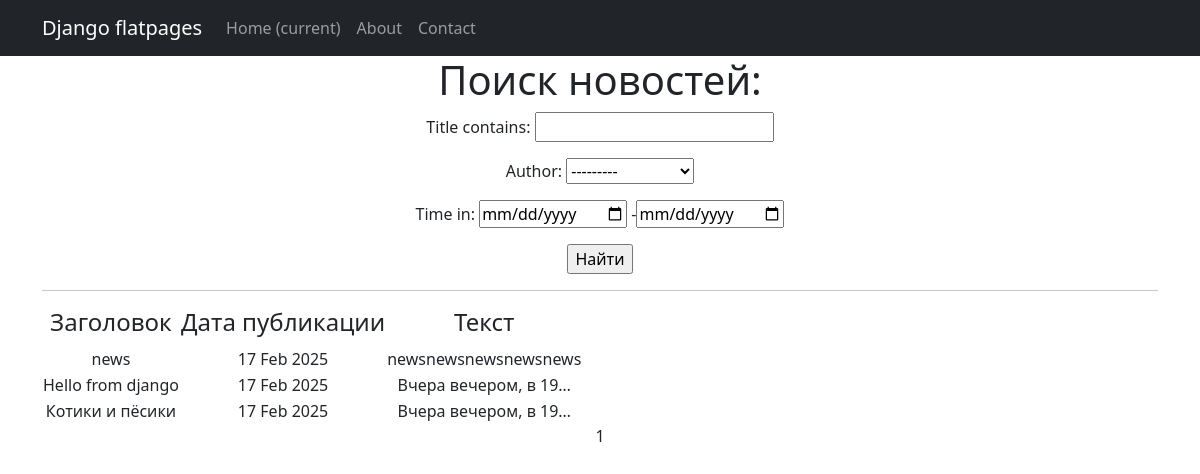
Page /sign/posts/ on the earlier database version.
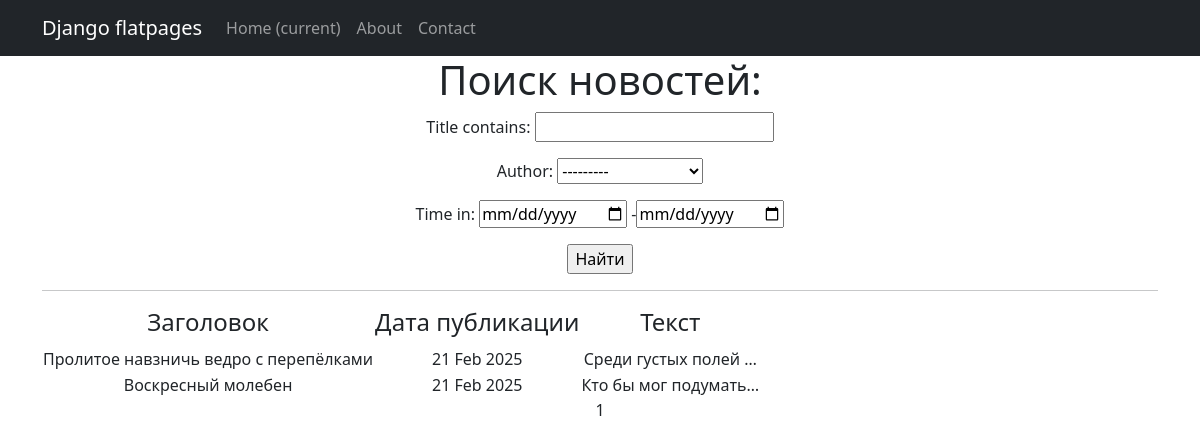
Same page on the later database version.
### simpleapp/models.py (models this page shows, shortened)
class Posts(models.Model):
    news = 'N'
    article = 'A'
    options = [
        (news, 'Новости'),
        (article, 'Статья')
    ]
    author = models.ForeignKey(Author, on_delete=models.CASCADE)
    type_post = models.CharField(max_length=1, choices=options, default=news)
    time_in = models.DateTimeField(auto_now_add=True)
    category = models.ManyToManyField(Category, through='PostCategory')
    title = models.CharField(max_length=255)
    text = models.TextField()
    rating = models.IntegerField(default=0)

### simpleapp/views.py (the view)
# urls.py: path('posts/', NewsSearch.as_view(), name='news_search'),
class NewsSearch(ListView):
    model = Posts
    ordering = '-time_in'
    template_name = 'news_search.html'
    context_object_name = 'news_search'
    paginate_by = 10
    def get_queryset(self):
        queryset = super().get_queryset()
        self.filterset = PostFilter(self.request.GET, queryset)
        return self.filterset.qs
    def get_context_data(self, **kwargs):
        context = super().get_context_data(**kwargs)
        context['filterset'] = self.filterset
        return context

### simpleapp/models.py (called while the page is built)
    def __str__(self):
        return self.user.username

### simpleapp/templatetags/replace_filter.py (called while the page is built)
@register.filter()
def censor(value):
    for word in censor_list:
        value = value.replace(word[1:], '*' * len(word[1:]))
    return value

### templates/news_search.html (shortened to what this page needs)
{% extends 'flatpages/default.html' %}
{% load custom_tags %}
{% load custom_filter %}
{% load replace_filter %}
{% block content %}
   <h1>Поиск новостей:</h1>
    <form action="" method="get">
       {{ filterset.form.as_p }}
       <input type="submit" value="Найти" />
   </form>
   <hr>
   {% if news_search %}
       <table>
           <tr>
               <td><h4>Заголовок</h4></td>
               <td><h4>Дата публикации</h4></td>
               <td><h4>Текст</h4></td>
           </tr>
           {% for post in news_search %}
           <tr>
               <td>{{ post.title }}</td>
               <td>{{ post.time_in|date:'d M Y'}}</td>
               <td>{{ post.text|censor|truncatechars:20 }}</td>
           </tr>
           {% endfor %}
       </table>
   {% else %}
       <h2>Не найдено!</h2>
   {% endif %}
   {{ page_obj.number }}
{% endblock content %}

### templates/flatpages/default.html (shortened to what this page needs)
<!DOCTYPE html>
<html lang="en">
    <head>
        {% load static %}
        <link href="{% static 'css/styles.css' %}" rel="stylesheet" />
    </head>
    <body>
<nav class="navbar navbar-expand-lg navbar-dark bg-dark static-top">
   <div class="container">
       <a class="navbar-brand" href="#">Django flatpages</a>
       <div class="collapse navbar-collapse" id="navbarResponsive">
           <ul class="navbar-nav ml-auto">
               <li class="nav-item active">
                   <a class="nav-link" href="#">Home
                       <span class="sr-only">(current)</span>
                   </a>
               </li>
               <li class="nav-item">
                   <a class="nav-link" href="/about/">About</a>
               </li>
               <li class="nav-item">
                   <a class="nav-link" href="/contacts/">Contact</a>
               </li>
           </ul>
       </div>
   </div>
</nav>
        <div class="container">
           <div class="row">
               <div class="col-lg-12 text-center">
                   {% block content %}
                   {% endblock content %}
               </div>
           </div>
        </div>
    </body>
</html>

Differences in the rows shown:
removed Posts: title "news", time_in "17 Feb 2025", text|censor "newsnewsnewsnewsnews"
removed Posts: title "Hello from django", time_in "17 Feb 2025", text|censor "Вчера вечером, в 19…"
removed Posts: title "Котики и пёсики", time_in "17 Feb 2025", text|censor "Вчера вечером, в 19…"
added Posts: title "Пролитое навзничь ведро с перепёлками", time_in "21 Feb 2025", text|censor "Среди густых полей …"
added Posts: title "Воскресный молебен", time_in "21 Feb 2025", text|censor "Кто бы мог подумать…"
